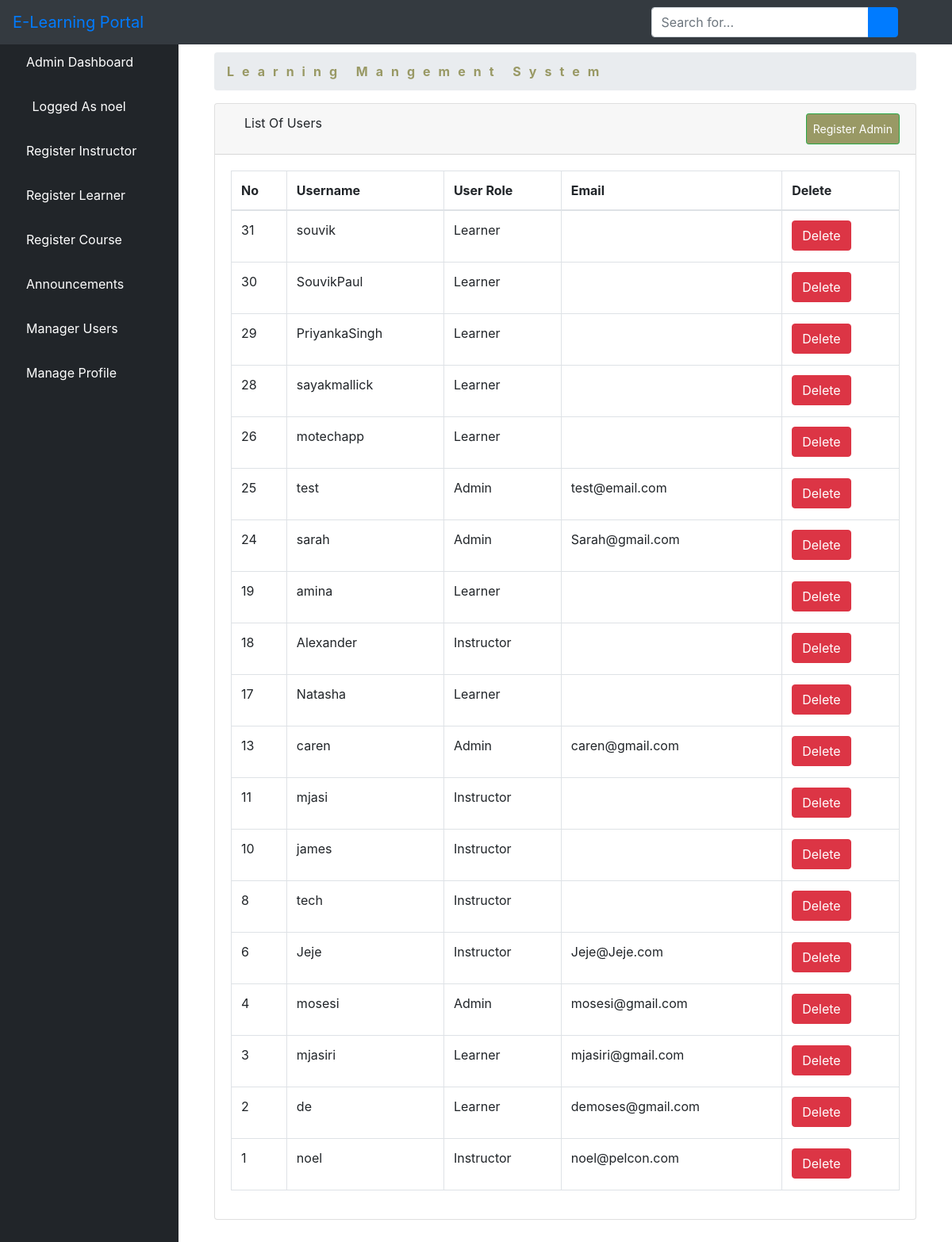
Screenshot of /aluser/ (signed in) with the database file from the repository.
### elearn/models.py (models this page shows)
class User(AbstractUser):
    is_learner = models.BooleanField(default=False)
    is_instructor = models.BooleanField(default=False)
    is_admin = models.BooleanField(default=False)

### elearn/views.py (the view)
# urls.py: path('aluser/', views.ListUserView.as_view(), name='aluser'),
class ListUserView(LoginRequiredMixin, ListView):
    model = User
    template_name = 'dashboard/admin/list_users.html'
    context_object_name = 'users'
    paginated_by = 10
    def get_queryset(self):
        return User.objects.order_by('-id')

### elearn/templates/dashboard/admin/list_users.html (shortened to what this page needs)
{% extends 'dashboard/admin/base.html' %}
{% block body %}
        <div class="container-fluid">
        <div class="row">
          <div class="col-12 mb-3">
          <div class="col-12 mb-3">
                <div id="content-wrapper">
        <div class="container-fluid">
            <ol class="breadcrumb">
                <li class="breadcrumb-item">
                    <a href="#" style="color: #999965; font-weight: bold; letter-spacing: 10px">Learning Mangement System</a>
                </li>
            </ol>
            <div class="card mb-3">
                <div class="card-header">
                    <i class="fas fa-table"></i>
                    List Of Users
                    <a  class="btn btn-sm btn-success" href="{% url 'create_user_form' %}" style="padding: 8px; float: right; background-color: #999965; color: white;">Register Admin</a>
                </div>
                <div class="card-body">
                    <div class="table-responsive">
                        <table class="table table-bordered" id="dataTable" width="100%" cellspacing="0">
                            <thead>
                            <tr>
                                <th>No</th>
                                <th>Username</th>
                                <th>User Role</th>
                                <th>Email</th>
                                <th>Delete</th>
                            </tr>
                            </thead>
                            <tbody>
                        {% if users %}
                            {% for user in users %}
                                <tr>
                                    <td>{{ user.id }}</td>
                                    <td>{{ user.username }}</td>
                                    <td>{% if user.is_learner == True %}
                                      <p>Learner</p>
                                    {% elif user.is_admin == True %}
                                      <p>Admin</p>
                                    {% else %}
                                    <p>Instructor</p>
                                      {% endif %}
                                    </td>
                                    <td>{{ user.email }}</td>
        <td>
          <a href="{% url 'aduser' user.pk %}"><button type="button" class="btn btn-danger"> Delete</button></a></td>
                                </tr>
                            {% endfor %}
                        {% endif %}
                            </tbody>
                        </table>
                    </div>
                </div>
            </div>
        </div>
    </div>
          </div>
        </div>
      </div>
    </div>
{% endblock %}

### elearn/templates/dashboard/admin/base.html (shortened to what this page needs)
<!DOCTYPE html>
<html lang="en">
<head>
    {% load static %}
    <link href="{% static 'vendor/fontawesome-free/css/all.min.css' %}" rel="stylesheet" type="text/css">
    <link href="{% static 'vendor/datatables/dataTables.bootstrap4.css' %}" rel="stylesheet">
    <link href="{% static 'css/sb-admin.css' %}" rel="stylesheet">
</head>
<body id="page-top">
<nav class="navbar navbar-expand navbar-dark bg-dark fixed-top">
    <a class="navbar-brand mr-1 text-primary" href="">E-Learning Portal</a>
    <button class="btn btn-link btn-sm text-white order-1 order-sm-0" id="sidebarToggle" href="#">
        <i class="fas fa-bars"></i>
    </button>
    <form class="d-none d-md-inline-block form-inline ml-auto mr-0 mr-md-3 my-2 my-md-0">
        <div class="input-group">
            <input type="text" class="form-control" placeholder="Search for..." aria-label="Search" aria-describedby="basic-addon2">
            <div class="input-group-append">
                <button class="btn btn-primary" type="button">
                    <i class="fas fa-search"></i>
                </button>
            </div>
        </div>
    </form>
    <ul class="navbar-nav ml-auto ml-md-0">
        <li class="nav-item dropdown no-arrow">
            <a class="nav-link dropdown-toggle" href="#" id="userDropdown" role="button" data-toggle="dropdown" aria-haspopup="true" aria-expanded="false">
                <i class="fas fa-user-circle fa-fw text-primary"></i>
            </a>
        </li>
    </ul>
</nav>
<div id="wrapper" style="padding-top: 50px;">
<ul class="sidebar navbar-nav">
    <li class="nav-item active">
        <a class="nav-link" href="{% url 'dashboard' %}">
         <i class="fa fa-home" aria-hidden="true"></i>
            <span>Admin Dashboard</span>
        </a>
    </li>
    <li class="nav-item active">
        <a class="nav-link" href="">
            <i class="fas fa-user-circle fa-fw text-primary"></i>
            <span>Logged As {{ user.username }}</span>
        </a>
    </li>
    <li class="nav-item">
        <a class="nav-link" href="{% url 'isign' %}">
        <i class="fas fa-chalkboard-teacher"></i>
            <span style="color: white">Register Instructor</span>
        </a>
    </li>
     <li class="nav-item">
        <a class="nav-link" href="{% url 'addlearner' %}">
        <i class="fas fa-user-graduate"></i>
            <span style="color: white">Register Learner</span>
        </a>
    </li>
    <li class="nav-item">
        <a class="nav-link" href="{% url 'course' %}">
        <i class="fas fa-book-reader"></i>
            <span style="color: white">Register Course</span>
        </a>
    </li>
    <li class="nav-item dropdown no-arrow">
                            <a class="nav-link dropdown-toggle" data-toggle="dropdown" aria-haspopup="true" aria-expanded="false" href="">
        <i class="fas fa-bell"></i>
            <span style="color: white">Announcements</span>
        </a>
        </li>
    <li class="nav-item">
        <a class="nav-link" href="{% url 'aluser' %}">
            <i class="fas fa-users"></i>
            <span style="color: white">Manager Users</span>
        </a>
    </li>
    <li class="nav-item dropdown no-arrow">
                            <a class="nav-link dropdown-toggle" data-toggle="dropdown" aria-haspopup="true" aria-expanded="false" href="">
            <i class="fas fa-user"></i>
            <span style="color: white">Manage Profile</span>
        </a>
        </li>
</ul>
    {% block body %}{% endblock %}
</div>

### rows the page displays
User: username "noel", id "1", is_learner "Instructor", email "noel@pelcon.com"
User: id "31", username "souvik", is_learner "Learner"
User: id "30", username "SouvikPaul", is_learner "Learner"
User: id "29", username "PriyankaSingh", is_learner "Learner"
User: id "28", username "sayakmallick", is_learner "Learner"
User: id "26", username "motechapp", is_learner "Learner"
User: id "25", username "test", is_learner "Admin", email "test@email.com"
User: id "24", username "sarah", is_learner "Admin", email "Sarah@gmail.com"
User: id "19", username "amina", is_learner "Learner"
User: id "18", username "Alexander", is_learner "Instructor"
User: id "17", username "Natasha", is_learner "Learner"
User: id "13", username "caren", is_learner "Admin", email "caren@gmail.com"
User: id "11", username "mjasi", is_learner "Instructor"
User: id "10", username "james", is_learner "Instructor"
User: id "8", username "tech", is_learner "Instructor"
User: id "6", username "Jeje", is_learner "Instructor", email "Jeje@Jeje.com"
User: id "4", username "mosesi", is_learner "Admin", email "mosesi@gmail.com"
User: id "3", username "mjasiri", is_learner "Learner", email "mjasiri@gmail.com"
User: id "2", username "de", is_learner "Learner", email "demoses@gmail.com"
